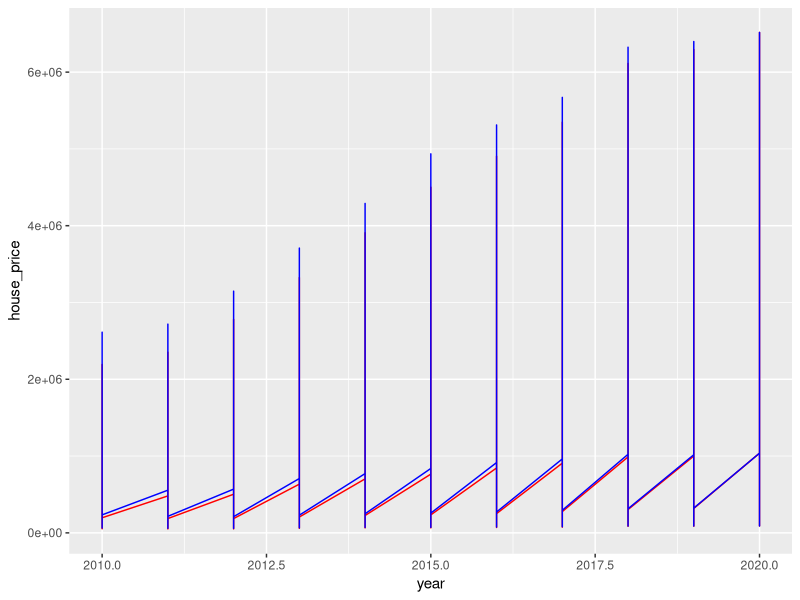

This chart was generated by the following R code:
## inflation adjusted house prices -----------------

library(here)
library(tidyverse)
library(readxl)
library(magrittr)

houses <- read_csv(here("data", "house_price", "h_price_clean.csv"))

adj_house <- houses %>%
  mutate(adjusted=NA) %>%
  mutate(adjusted=ifelse(year=="2010",(house_price*0.1920)+house_price,adjusted)) %>%
  mutate(adjusted=ifelse(year=="2011",(house_price*0.1555)+house_price,adjusted)) %>%
  mutate(adjusted=ifelse(year=="2012",(house_price*0.1321)+house_price,adjusted)) %>%
  mutate(adjusted=ifelse(year=="2013",(house_price*0.1157)+house_price,adjusted)) %>%
  mutate(adjusted=ifelse(year=="2014",(house_price*0.0979)+house_price,adjusted)) %>%
  mutate(adjusted=ifelse(year=="2015",(house_price*0.0966)+house_price,adjusted)) %>%
  mutate(adjusted=ifelse(year=="2016",(house_price*0.083)+house_price,adjusted)) %>%
  mutate(adjusted=ifelse(year=="2017",(house_price*0.0604)+house_price,adjusted)) %>%
  mutate(adjusted=ifelse(year=="2018",(house_price*0.0346)+house_price,adjusted)) %>%
  mutate(adjusted=ifelse(year=="2019",(house_price*0.0167)+house_price,adjusted)) %>%
  mutate(adjusted=ifelse(year=="2020",(house_price*0)+house_price,adjusted))

# remove years 2000 to 2009 and nas
adj_house <- adj_house %>%
  drop_na()

# group by year
yr_house <- adj_house %>% 
  group_by(year, county, city) %>%
  summarise(house_price = (mean(house_price)),
            adjusted = (mean(adjusted)))

#try to plot difference between house price and adjusted house price for inflation 
ggplot(yr_house, aes(x=year)) + 
  geom_line(aes(y=house_price), colour="red") + 
  geom_line(aes(y=adjusted), colour="blue")

            